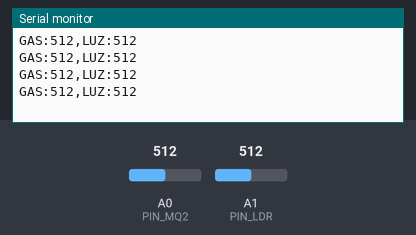
A sketch run on a simulated Arduino Uno, built with avr-gcc and run on an emulated ATmega328P. On the bench: the last lines printed to the serial monitor. Inputs (shaded band) come from the test bench; at power-on: A0 (PIN_MQ2) = 512, A1 (PIN_LDR) = 512.

Above: at 1.2 s.
1.3 s: A0 (PIN_MQ2) set to 716
At 1.71 s:
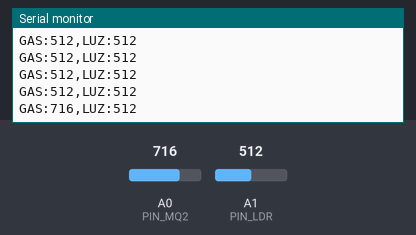
2.8 s: A1 (PIN_LDR) set to 716
At 2.91 s:
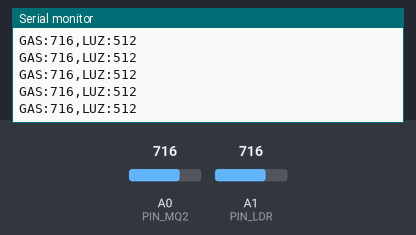
4.3 s: A0 (PIN_MQ2) set to 900
At 4.41 s:
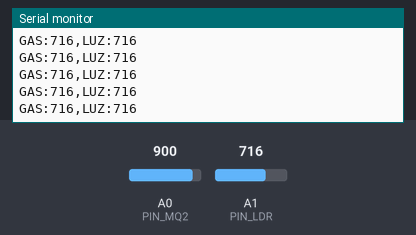
5.8 s: A1 (PIN_LDR) set to 900
At 5.92 s:
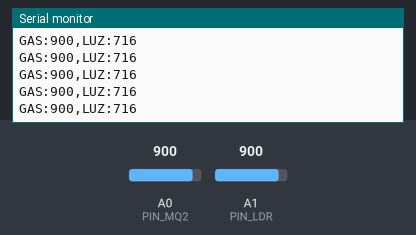
Timing chart, 0 to 8.3 s (numbered marks = the images above; inputs shaded):
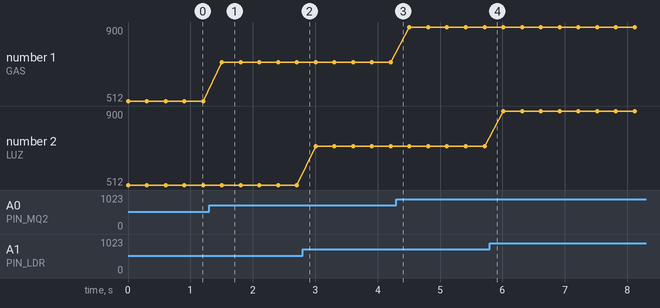

The sketch:

mq2_ldr_reader.ino
```cpp
/*
  mq2_ldr_reader.ino

  Lee el sensor de gas MQ-2 (salida analógica AO) y el LDR (divisor de
  voltaje) y envía ambos valores por USB a la Raspberry Pi, cada 300 ms,
  en el formato exacto:

      GAS:<0-1023>,LUZ:<0-1023>

  Conexiones en el Arduino Uno:
    MQ-2   VCC -> 5V
    MQ-2   GND -> GND
    MQ-2   AO  -> A0

    LDR: divisor de voltaje
      5V -- LDR -- (A1) -- resistencia 10K -- GND
    (si tu LDR viene en módulo con pines VCC/GND/AO, conecta igual que el MQ-2
     pero AO -> A1)

  IMPORTANTE: el GND del Arduino y el GND de la Raspberry Pi quedan unidos
  automáticamente por el propio cable USB, no se necesita cable adicional.
*/

const int PIN_MQ2 = A0;
const int PIN_LDR = A1;

void setup() {
  Serial.begin(9600);
}

void loop() {
  int gas = analogRead(PIN_MQ2);   // 0-1023
  int luz = analogRead(PIN_LDR);   // 0-1023

  Serial.print("GAS:");
  Serial.print(gas);
  Serial.print(",LUZ:");
  Serial.println(luz);

  delay(300);
}
```

Measured:
- after the input at 1.3 s, the serial monitor: prints a new line after 0.20 s (image 1)
- plotted number 1: 512 → 716 after the input at 1.3 s, 716 → 900 after the input at 4.3 s
